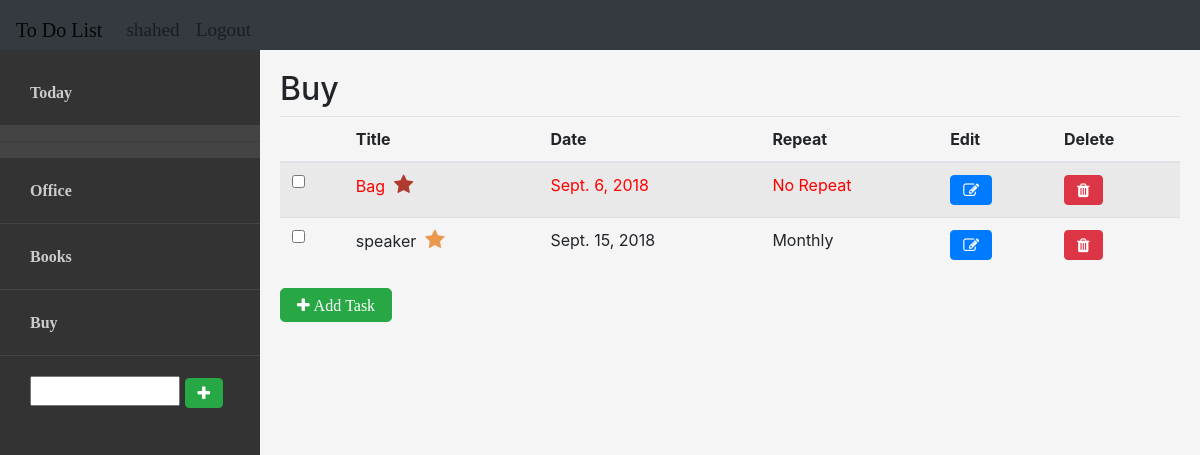
/projects/3/tasks/ (signed in), run on the app's committed database.
### projects/models.py (models this page shows, shortened)
class Project(models.Model):
    owner = models.ForeignKey(User, on_delete=models.CASCADE)
    title = models.CharField(max_length=99)
    def __str__(self):
        return self.title

class Task(models.Model):
    project = models.ForeignKey(Project, on_delete=models.CASCADE)
    title = models.CharField(max_length=299)
    date = models.DateField(null=True, blank=True)
    priority = models.CharField(max_length=1, choices=(('n', 'Normal'), ('m', 'Medium'), ('h', 'High')), default='n')
    repeat = models.CharField(max_length=1, choices=(('n', 'No Repeat'), ('d', 'Daily'), ('w', 'Weekly'), ('m', 'Monthly'), ('y', 'Yearly')), default='n')

### projects/views.py (the view, shortened to what this page needs)
# urls.py: url(r'^projects/(?P<project_id>\d+)/$', views.project, name='project'),
@login_required
def project(request, project_id):
    project = Project.objects.get(id=project_id)
    if request.method != 'POST':
        projects = Project.objects.filter(owner=request.user)
        tasks = Task.objects.filter(project=project).order_by('date')
        for task in tasks:
            if task.date:
                if task.date < datetime.date.today():
                    task.outdated = True
                else:
                    task.outdated = False
        add_form = TaskForm()
        context = {'projects': projects, 'project': project, 'tasks': tasks, 'add_form': add_form}
    return render(request, 'projects/project.html', context)

### projects/models.py
class TaskForm(forms.ModelForm):
    class Meta:
        model = Task
        fields = ['title', 'project', 'date', 'priority', 'repeat']
        labels = {'title': 'Title', 'project': 'Project', 'date': 'Due date', 'priority': 'Priority level', 'repeat': 'Repeat'}
        widgets = {
            'date': forms.DateInput(attrs={'placeholder': 'YYYY-MM-DD'})
        }

### templates/projects/project.html (shortened to what this page needs)
{% extends "projects/base.html" %}
{% load bootstrap4 %}
{% load static %}
{% block content %}
<aside class="sidebar">
    <nav>
        <ul>
            <li><a href="{% url 'projects:projects' %}">Today</a></li>
            <hr>
            {% for project in projects %}
            <li><a href="{% url 'projects:project' project.id %}">{{ project }}</a></li>
            {% endfor %}
            <li><input type="text" id="p-title" style="width:150px;">
                <button class="btn btn-success fa fa-plus" onclick="addProject()"></button>
            </li>
        </ul>
    </nav>
</aside>
<section class="main">
    <h2>{{ project.title }}</h2>
    <table id="tasktable" class="table table-striped">
        <thead>
            <th></th>
            <th>Title</th>
            <th>Date</th>
            <th>Repeat</th>
            <th>Edit</th>
            <th>Delete</th>
        </thead>
        <tbody>
            {% for task in tasks %}
            {% if task.outdated %}
            <tr style="color: red;">
            {% else %}
            <tr>
            {% endif %}
                <td><input type="checkbox" onclick="completeTask('{{ project.id }}', '{{ task.id }}', this)"></td>
                <td>
                    {{ task.title }}&nbsp;
                    {% if task.priority == 'm' %}
                    <i class="fa fa-star" style="color:#EB984E; font-size:1.3em;"></i>
                    {% elif task.priority == 'h' %}
                    <i class="fa fa-star" style="color:#B03A2E; font-size:1.3em;"></i>
                    {% endif %}
                </td>
                <td>{{ task.date }}</td>
                <td>{{ task.get_repeat_display }}</td>
                <td><a type="button" href="{% url 'projects:edit_task' project.id task.id %}" class="btn btn-primary btn-xs fa fa-edit"></a></td>
                <td><button onclick="openDeleteModal('{{ task.id }}')" class="btn btn-danger btn-xs fa fa-trash"></button></td>
            </tr>
            {% endfor %}
        </tbody>
    </table>
    <button data-toggle="modal" data-target="#add" class="btn btn-success btn-lg fa fa-plus"> Add Task</button>
</section>
{% endblock content %}

### templates/projects/base.html (shortened to what this page needs)
{% load bootstrap4 %}
{% load static %}
<html>
    <head>
        {% bootstrap_css %}{% bootstrap_javascript %}
        <link rel="stylesheet" href="{% static 'css/jquery-ui.css' %}">
        <link rel="stylesheet" href="https://cdnjs.cloudflare.com/ajax/libs/font-awesome/4.7.0/css/font-awesome.min.css">
        <link rel="stylesheet" href="{% static 'css/googlefonts.css' %}">
        <link rel="stylesheet" href="{% static 'css/style.css' %}">
    </head>
    <body>
        <nav class="navbar navbar-expand-lg navbar-light bg-dark">
            <a class="navbar-brand" href="{% url 'projects:index' %}">To Do List</a>
            <div class="collapse navbar-collapse" id="navbarNav">
                <ul class="navbar-nav navbar-right">
                    {% if user.is_authenticated %}
                    <li class="nav-item">
                        <a class="nav-link" href="#">{{ user.username }}</a>
                    </li>
                    <li class="nav-item">
                        <a class="nav-link" href="{% url 'users:logout' %}">Logout</a>
                    </li>
                    {% endif %}
                </ul>
            </div>
        </nav>
        {% block content %}{% endblock content %}
    </body>
</html>

### static/css/style.css (style rules this page uses)
.navbar-brand { font-family: 'Shojumaru', cursive; }
nav div ul { font-family: 'Righteous', cursive; font-size: 1.2em; }
.sidebar, .main { overflow: scroll; position: absolute; padding-top: 10px; top: 50px; bottom: 0; }
.sidebar { width: 260px; background-color: #333; left: 0; }
.main { background-color: #f5f5f5; position: absolute; left: 260px; right: 0; padding: 20px; }
.sidebar nav ul { list-style: none; padding: 0; margin: 0; background-color: #444; }
.sidebar nav ul li a { text-decoration: none; color: #ccc; font-weight: bold; cursor: pointer; font-family: 'Kelly Slab', cursive; }
.sidebar nav ul li { padding: 20px; color: #ccc; background-color: #333; margin-bottom: 1px; border-left: 10px solid transparent; }

### data on the page
Project: title "Office"
Project: title "Books"
Project: title "Buy"
Task: title "Bag", priority "h" (drawn), date "Sept. 6, 2018", repeat "No Repeat"
Task: title "speaker", priority "m" (drawn), date "Sept. 15, 2018", repeat "Monthly"

### other printed values
{{ user.username }} "shahed"
